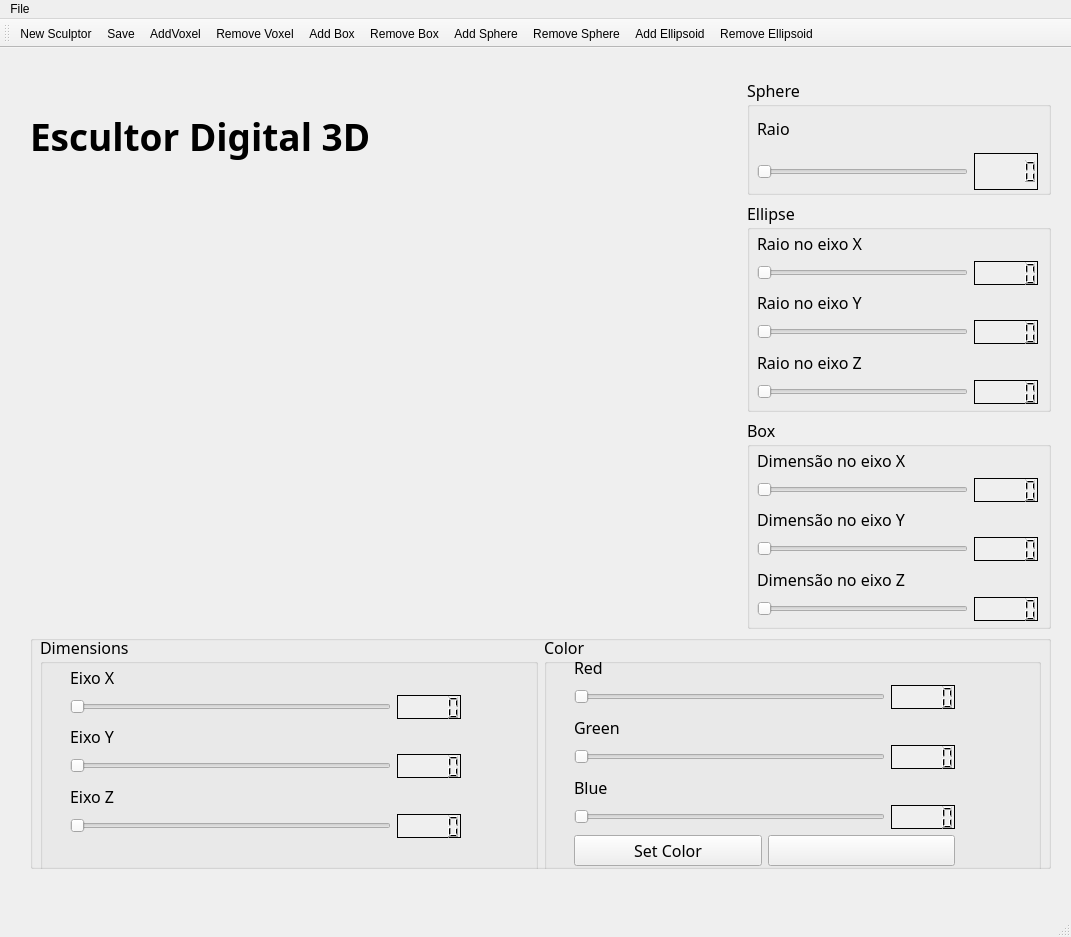
<?xml version="1.0" encoding="UTF-8"?>
<ui version="4.0">
 <class>MainWindow</class>
 <widget class="QMainWindow" name="MainWindow">
  <property name="geometry">
   <rect>
    <x>0</x>
    <y>0</y>
    <width>1071</width>
    <height>937</height>
   </rect>
  </property>
  <property name="windowTitle">
   <string>MainWindow</string>
  </property>
  <property name="layoutDirection">
   <enum>Qt::LeftToRight</enum>
  </property>
  <widget class="QWidget" name="centralwidget">
   <widget class="QWidget" name="">
    <property name="geometry">
     <rect>
      <x>30</x>
      <y>30</y>
      <width>1021</width>
      <height>791</height>
     </rect>
    </property>
    <layout class="QGridLayout" name="gridLayout" rowstretch="15,55,30">
     <item row="0" column="0">
      <layout class="QHBoxLayout" name="horizontalLayout_2" stretch="70,30">
       <item>
        <widget class="QLabel" name="label_2">
         <property name="font">
          <font>
           <family>Exo</family>
           <pointsize>28</pointsize>
           <weight>75</weight>
           <bold>true</bold>
          </font>
         </property>
         <property name="layoutDirection">
          <enum>Qt::LeftToRight</enum>
         </property>
         <property name="text">
          <string>Escultor Digital 3D</string>
         </property>
        </widget>
       </item>
       <item>
        <widget class="QGroupBox" name="groupBoxSphere">
         <property name="font">
          <font>
           <family>Exo</family>
           <pointsize>12</pointsize>
          </font>
         </property>
         <property name="title">
          <string>Sphere</string>
         </property>
         <widget class="QWidget" name="layoutWidget">
          <property name="geometry">
           <rect>
            <x>10</x>
            <y>31</y>
            <width>281</width>
            <height>81</height>
           </rect>
          </property>
          <layout class="QVBoxLayout" name="verticalLayout_2">
           <property name="leftMargin">
            <number>0</number>
           </property>
           <property name="topMargin">
            <number>0</number>
           </property>
           <property name="rightMargin">
            <number>0</number>
           </property>
           <property name="bottomMargin">
            <number>0</number>
           </property>
           <item>
            <widget class="QLabel" name="label">
             <property name="font">
              <font>
               <family>Exo</family>
               <pointsize>12</pointsize>
              </font>
             </property>
             <property name="text">
              <string>Raio</string>
             </property>
            </widget>
           </item>
           <item>
            <layout class="QHBoxLayout" name="horizontalLayout">
             <item>
              <widget class="QSlider" name="horizontalSliderRaio">
               <property name="orientation">
                <enum>Qt::Horizontal</enum>
               </property>
              </widget>
             </item>
             <item>
              <widget class="QLCDNumber" name="lcdNumberRaio">
               <property name="autoFillBackground">
                <bool>true</bool>
               </property>
               <property name="frameShadow">
                <enum>QFrame::Plain</enum>
               </property>
               <property name="smallDecimalPoint">
                <bool>false</bool>
               </property>
              </widget>
             </item>
            </layout>
           </item>
          </layout>
         </widget>
        </widget>
       </item>
      </layout>
     </item>
     <item row="1" column="0">
      <layout class="QHBoxLayout" name="horizontalLayout_12" stretch="70,30">
       <item>
        <widget class="Plotter" name="widgetDraw" native="true"/>
       </item>
       <item>
        <layout class="QVBoxLayout" name="verticalLayout_4">
         <item>
          <widget class="QGroupBox" name="groupBoxEllipse">
           <property name="font">
            <font>
             <family>Exo</family>
             <pointsize>12</pointsize>
            </font>
           </property>
           <property name="title">
            <string>Ellipse</string>
           </property>
           <widget class="QWidget" name="layoutWidget">
            <property name="geometry">
             <rect>
              <x>10</x>
              <y>30</y>
              <width>281</width>
              <height>173</height>
             </rect>
            </property>
            <layout class="QVBoxLayout" name="verticalLayout">
             <item>
              <widget class="QLabel" name="label_3">
               <property name="text">
                <string>Raio no eixo X</string>
               </property>
              </widget>
             </item>
             <item>
              <layout class="QHBoxLayout" name="horizontalLayout_3">
               <item>
                <widget class="QSlider" name="horizontalSliderEllipseRx">
                 <property name="orientation">
                  <enum>Qt::Horizontal</enum>
                 </property>
                </widget>
               </item>
               <item>
                <widget class="QLCDNumber" name="lcdNumberEllipseRx">
                 <property name="autoFillBackground">
                  <bool>true</bool>
                 </property>
                 <property name="frameShadow">
                  <enum>QFrame::Plain</enum>
                 </property>
                </widget>
               </item>
              </layout>
             </item>
             <item>
              <widget class="QLabel" name="label_4">
               <property name="text">
                <string>Raio no eixo Y</string>
               </property>
              </widget>
             </item>
             <item>
              <layout class="QHBoxLayout" name="horizontalLayout_4">
               <item>
                <widget class="QSlider" name="horizontalSliderEllipseRy">
                 <property name="orientation">
                  <enum>Qt::Horizontal</enum>
                 </property>
                </widget>
               </item>
               <item>
                <widget class="QLCDNumber" name="lcdNumberEllipseRy">
                 <property name="autoFillBackground">
                  <bool>true</bool>
                 </property>
                 <property name="frameShadow">
                  <enum>QFrame::Plain</enum>
                 </property>
                </widget>
               </item>
              </layout>
             </item>
             <item>
              <widget class="QLabel" name="label_5">
               <property name="text">
                <string>Raio no eixo Z</string>
               </property>
              </widget>
             </item>
             <item>
              <layout class="QHBoxLayout" name="horizontalLayout_5">
               <item>
                <widget class="QSlider" name="horizontalSliderEllipseRz">
                 <property name="orientation">
                  <enum>Qt::Horizontal</enum>
                 </property>
                </widget>
               </item>
               <item>
                <widget class="QLCDNumber" name="lcdNumberEllipseRz">
                 <property name="autoFillBackground">
                  <bool>true</bool>
                 </property>
                 <property name="frameShadow">
                  <enum>QFrame::Plain</enum>
                 </property>
                </widget>
               </item>
              </layout>
             </item>
            </layout>
           </widget>
          </widget>
         </item>
         <item>
          <widget class="QGroupBox" name="groupBox_3">
           <property name="font">
            <font>
             <family>Exo</family>
             <pointsize>12</pointsize>
            </font>
           </property>
           <property name="title">
            <string>Box</string>
           </property>
           <widget class="QWidget" name="layoutWidget">
            <property name="geometry">
             <rect>
              <x>10</x>
              <y>30</y>
              <width>281</width>
              <height>173</height>
             </rect>
            </property>
            <layout class="QVBoxLayout" name="verticalLayout_3">
             <item>
              <widget class="QLabel" name="label_6">
               <property name="text">
                <string>Dimensão no eixo X</string>
               </property>
              </widget>
             </item>
             <item>
              <layout class="QHBoxLayout" name="horizontalLayout_6">
               <item>
                <widget class="QSlider" name="horizontalSliderBoxX">
                 <property name="orientation">
                  <enum>Qt::Horizontal</enum>
                 </property>
                </widget>
               </item>
               <item>
                <widget class="QLCDNumber" name="lcdNumberBoxX">
                 <property name="autoFillBackground">
                  <bool>true</bool>
                 </property>
                 <property name="frameShadow">
                  <enum>QFrame::Plain</enum>
                 </property>
                </widget>
               </item>
              </layout>
             </item>
             <item>
              <widget class="QLabel" name="label_7">
               <property name="text">
                <string>Dimensão no eixo Y</string>
               </property>
              </widget>
             </item>
             <item>
              <layout class="QHBoxLayout" name="horizontalLayoutBoxY">
               <item>
                <widget class="QSlider" name="horizontalSliderBoxY">
                 <property name="orientation">
                  <enum>Qt::Horizontal</enum>
                 </property>
                </widget>
               </item>
               <item>
                <widget class="QLCDNumber" name="lcdNumberBoxY">
                 <property name="autoFillBackground">
                  <bool>true</bool>
                 </property>
                 <property name="frameShadow">
                  <enum>QFrame::Plain</enum>
                 </property>
                </widget>
               </item>
              </layout>
             </item>
             <item>
              <widget class="QLabel" name="label_8">
               <property name="text">
                <string>Dimensão no eixo Z</string>
               </property>
              </widget>
             </item>
             <item>
              <layout class="QHBoxLayout" name="horizontalLayoutBoxZ">
               <item>
                <widget class="QSlider" name="horizontalSliderBoxZ">
                 <property name="orientation">
                  <enum>Qt::Horizontal</enum>
                 </property>
                </widget>
               </item>
               <item>
                <widget class="QLCDNumber" name="lcdNumberBoxZ">
                 <property name="autoFillBackground">
                  <bool>true</bool>
                 </property>
                 <property name="frameShadow">
                  <enum>QFrame::Plain</enum>
                 </property>
                </widget>
               </item>
              </layout>
             </item>
            </layout>
           </widget>
          </widget>
         </item>
        </layout>
       </item>
      </layout>
     </item>
     <item row="2" column="0">
      <widget class="QGroupBox" name="groupBox_2">
       <property name="title">
        <string/>
       </property>
       <widget class="QWidget" name="layoutWidget">
        <property name="geometry">
         <rect>
          <x>10</x>
          <y>0</y>
          <width>1001</width>
          <height>241</height>
         </rect>
        </property>
        <layout class="QHBoxLayout" name="horizontalLayout_19" stretch="50,50">
         <item>
          <widget class="QGroupBox" name="groupBox_4">
           <property name="font">
            <font>
             <family>Exo</family>
             <pointsize>12</pointsize>
            </font>
           </property>
           <property name="title">
            <string>Dimensions</string>
           </property>
           <widget class="QWidget" name="layoutWidget">
            <property name="geometry">
             <rect>
              <x>30</x>
              <y>30</y>
              <width>391</width>
              <height>173</height>
             </rect>
            </property>
            <layout class="QVBoxLayout" name="verticalLayout_5">
             <item>
              <widget class="QLabel" name="label_9">
               <property name="text">
                <string>Eixo X</string>
               </property>
              </widget>
             </item>
             <item>
              <layout class="QHBoxLayout" name="horizontalLayout_9">
               <item>
                <widget class="QSlider" name="horizontalSliderDX">
                 <property name="orientation">
                  <enum>Qt::Horizontal</enum>
                 </property>
                </widget>
               </item>
               <item>
                <widget class="QLCDNumber" name="lcdNumberDX">
                 <property name="autoFillBackground">
                  <bool>true</bool>
                 </property>
                 <property name="frameShadow">
                  <enum>QFrame::Plain</enum>
                 </property>
                </widget>
               </item>
              </layout>
             </item>
             <item>
              <widget class="QLabel" name="label_10">
               <property name="text">
                <string>Eixo Y</string>
               </property>
              </widget>
             </item>
             <item>
              <layout class="QHBoxLayout" name="horizontalLayout_10">
               <item>
                <widget class="QSlider" name="horizontalSliderDY">
                 <property name="orientation">
                  <enum>Qt::Horizontal</enum>
                 </property>
                </widget>
               </item>
               <item>
                <widget class="QLCDNumber" name="lcdNumberDY">
                 <property name="autoFillBackground">
                  <bool>true</bool>
                 </property>
                 <property name="frameShadow">
                  <enum>QFrame::Plain</enum>
                 </property>
                </widget>
               </item>
              </layout>
             </item>
             <item>
              <widget class="QLabel" name="label_11">
               <property name="text">
                <string>Eixo Z</string>
               </property>
              </widget>
             </item>
             <item>
              <layout class="QHBoxLayout" name="horizontalLayout_11">
               <item>
                <widget class="QSlider" name="horizontalSliderDZ">
                 <property name="orientation">
                  <enum>Qt::Horizontal</enum>
                 </property>
                </widget>
               </item>
               <item>
                <widget class="QLCDNumber" name="lcdNumberDZ">
                 <property name="autoFillBackground">
                  <bool>true</bool>
                 </property>
                 <property name="frameShadow">
                  <enum>QFrame::Plain</enum>
                 </property>
                </widget>
               </item>
              </layout>
             </item>
            </layout>
           </widget>
          </widget>
         </item>
         <item>
          <widget class="QGroupBox" name="groupBox_5">
           <property name="font">
            <font>
             <family>Exo</family>
             <pointsize>12</pointsize>
            </font>
           </property>
           <property name="title">
            <string>Color</string>
           </property>
           <widget class="QWidget" name="layoutWidget">
            <property name="geometry">
             <rect>
              <x>30</x>
              <y>20</y>
              <width>381</width>
              <height>211</height>
             </rect>
            </property>
            <layout class="QVBoxLayout" name="verticalLayout_7">
             <item>
              <widget class="QLabel" name="label_15">
               <property name="text">
                <string>Red</string>
               </property>
              </widget>
             </item>
             <item>
              <layout class="QHBoxLayout" name="horizontalLayout_16">
               <item>
                <widget class="QSlider" name="horizontalSliderRed">
                 <property name="maximum">
                  <number>255</number>
                 </property>
                 <property name="orientation">
                  <enum>Qt::Horizontal</enum>
                 </property>
                </widget>
               </item>
               <item>
                <widget class="QLCDNumber" name="lcdNumberRed">
                 <property name="autoFillBackground">
                  <bool>true</bool>
                 </property>
                 <property name="frameShadow">
                  <enum>QFrame::Plain</enum>
                 </property>
                </widget>
               </item>
              </layout>
             </item>
             <item>
              <widget class="QLabel" name="label_16">
               <property name="text">
                <string>Green</string>
               </property>
              </widget>
             </item>
             <item>
              <layout class="QHBoxLayout" name="horizontalLayout_17">
               <item>
                <widget class="QSlider" name="horizontalSliderGreen">
                 <property name="maximum">
                  <number>255</number>
                 </property>
                 <property name="orientation">
                  <enum>Qt::Horizontal</enum>
                 </property>
                </widget>
               </item>
               <item>
                <widget class="QLCDNumber" name="lcdNumberGreen">
                 <property name="autoFillBackground">
                  <bool>true</bool>
                 </property>
                 <property name="frameShadow">
                  <enum>QFrame::Plain</enum>
                 </property>
                </widget>
               </item>
              </layout>
             </item>
             <item>
              <widget class="QLabel" name="label_17">
               <property name="text">
                <string>Blue</string>
               </property>
              </widget>
             </item>
             <item>
              <layout class="QHBoxLayout" name="horizontalLayout_18">
               <item>
                <widget class="QSlider" name="horizontalSliderBlue">
                 <property name="maximum">
                  <number>255</number>
                 </property>
                 <property name="orientation">
                  <enum>Qt::Horizontal</enum>
                 </property>
                </widget>
               </item>
               <item>
                <widget class="QLCDNumber" name="lcdNumberBle">
                 <property name="autoFillBackground">
                  <bool>true</bool>
                 </property>
                 <property name="frameShadow">
                  <enum>QFrame::Plain</enum>
                 </property>
                </widget>
               </item>
              </layout>
             </item>
             <item>
              <layout class="QHBoxLayout" name="horizontalLayout_15">
               <item>
                <widget class="QPushButton" name="pushButtonColor">
                 <property name="text">
                  <string>Set Color</string>
                 </property>
                </widget>
               </item>
               <item>
                <widget class="QPushButton" name="pushButtonShowColor">
                 <property name="text">
                  <string/>
                 </property>
                </widget>
               </item>
              </layout>
             </item>
            </layout>
           </widget>
          </widget>
         </item>
        </layout>
       </widget>
      </widget>
     </item>
    </layout>
   </widget>
  </widget>
  <widget class="QMenuBar" name="menubar">
   <property name="geometry">
    <rect>
     <x>0</x>
     <y>0</y>
     <width>1071</width>
     <height>20</height>
    </rect>
   </property>
   <widget class="QMenu" name="menuFile">
    <property name="title">
     <string>File</string>
    </property>
    <addaction name="actionNew_Sculptor"/>
    <addaction name="actionQuit"/>
   </widget>
   <addaction name="menuFile"/>
  </widget>
  <widget class="QStatusBar" name="statusbar"/>
  <widget class="QToolBar" name="toolBar">
   <property name="windowTitle">
    <string>toolBar</string>
   </property>
   <attribute name="toolBarArea">
    <enum>TopToolBarArea</enum>
   </attribute>
   <attribute name="toolBarBreak">
    <bool>false</bool>
   </attribute>
   <addaction name="actionNew_Sculptor_2"/>
   <addaction name="actionSave"/>
   <addaction name="actionAddVoxel"/>
   <addaction name="actionRemove_Voxel"/>
   <addaction name="actionAdd_Box"/>
   <addaction name="actionRemove_Box"/>
   <addaction name="actionAdd_Sphere"/>
   <addaction name="actionRemove_Sphere"/>
   <addaction name="actionAdd_Ellipsoid"/>
   <addaction name="actionRemove_Ellipsoid"/>
  </widget>
  <action name="actionNew_Sculptor">
   <property name="text">
    <string>New Sculptor</string>
   </property>
  </action>
  <action name="actionQuit">
   <property name="text">
    <string>Quit</string>
   </property>
  </action>
  <action name="actionNew_Sculptor_2">
   <property name="icon">
    <iconset resource="recursos.qrc">
     <normaloff>:/icons/recursos/new.png</normaloff>:/icons/recursos/new.png</iconset>
   </property>
   <property name="text">
    <string>New Sculptor</string>
   </property>
   <property name="toolTip">
    <string>New Sculptor</string>
   </property>
  </action>
  <action name="actionSave">
   <property name="icon">
    <iconset resource="recursos.qrc">
     <normaloff>:/icons/recursos/salvar.png</normaloff>:/icons/recursos/salvar.png</iconset>
   </property>
   <property name="text">
    <string>Save</string>
   </property>
   <property name="toolTip">
    <string>Save</string>
   </property>
  </action>
  <action name="actionAddVoxel">
   <property name="icon">
    <iconset resource="recursos.qrc">
     <normaloff>:/icons/recursos/inserir_voxel.png</normaloff>:/icons/recursos/inserir_voxel.png</iconset>
   </property>
   <property name="text">
    <string>AddVoxel</string>
   </property>
   <property name="toolTip">
    <string>Add Voxel</string>
   </property>
  </action>
  <action name="actionRemove_Voxel">
   <property name="icon">
    <iconset resource="recursos.qrc">
     <normaloff>:/icons/recursos/remover_voxel.png</normaloff>:/icons/recursos/remover_voxel.png</iconset>
   </property>
   <property name="text">
    <string>Remove Voxel</string>
   </property>
  </action>
  <action name="actionAdd_Sphere">
   <property name="icon">
    <iconset resource="recursos.qrc">
     <normaloff>:/icons/recursos/inserir_esfera.png</normaloff>:/icons/recursos/inserir_esfera.png</iconset>
   </property>
   <property name="text">
    <string>Add Sphere</string>
   </property>
   <property name="toolTip">
    <string>Add Sphere</string>
   </property>
  </action>
  <action name="actionRemove_Sphere">
   <property name="icon">
    <iconset resource="recursos.qrc">
     <normaloff>:/icons/recursos/remover_esfera.png</normaloff>:/icons/recursos/remover_esfera.png</iconset>
   </property>
   <property name="text">
    <string>Remove Sphere</string>
   </property>
   <property name="toolTip">
    <string>Remove Sphere</string>
   </property>
  </action>
  <action name="actionAdd_Box">
   <property name="icon">
    <iconset resource="recursos.qrc">
     <normaloff>:/icons/recursos/inserir_caixa.png</normaloff>:/icons/recursos/inserir_caixa.png</iconset>
   </property>
   <property name="text">
    <string>Add Box</string>
   </property>
   <property name="toolTip">
    <string>Add Box</string>
   </property>
  </action>
  <action name="actionRemove_Box">
   <property name="icon">
    <iconset resource="recursos.qrc">
     <normaloff>:/icons/recursos/remover_caixa.png</normaloff>:/icons/recursos/remover_caixa.png</iconset>
   </property>
   <property name="text">
    <string>Remove Box</string>
   </property>
   <property name="toolTip">
    <string>Remove Box</string>
   </property>
  </action>
  <action name="actionAdd_Ellipsoid">
   <property name="icon">
    <iconset resource="recursos.qrc">
     <normaloff>:/icons/recursos/inserir_elipse.png</normaloff>:/icons/recursos/inserir_elipse.png</iconset>
   </property>
   <property name="text">
    <string>Add Ellipsoid</string>
   </property>
   <property name="toolTip">
    <string>Add Ellipsoid</string>
   </property>
  </action>
  <action name="actionRemove_Ellipsoid">
   <property name="icon">
    <iconset resource="recursos.qrc">
     <normaloff>:/icons/recursos/remover_elipse.png</normaloff>:/icons/recursos/remover_elipse.png</iconset>
   </property>
   <property name="text">
    <string>Remove Ellipsoid</string>
   </property>
   <property name="toolTip">
    <string>Remove Ellipsoid</string>
   </property>
  </action>
 </widget>
 <customwidgets>
  <customwidget>
   <class>Plotter</class>
   <extends>QWidget</extends>
   <header>plotter.h</header>
   <container>1</container>
  </customwidget>
 </customwidgets>
 <resources>
  <include location="recursos.qrc"/>
 </resources>
 <connections>
  <connection>
   <sender>horizontalSliderRaio</sender>
   <signal>valueChanged(int)</signal>
   <receiver>lcdNumberRaio</receiver>
   <slot>display(int)</slot>
   <hints>
    <hint type="sourcelabel">
     <x>960</x>
     <y>187</y>
    </hint>
    <hint type="destinationlabel">
     <x>1030</x>
     <y>199</y>
    </hint>
   </hints>
  </connection>
  <connection>
   <sender>horizontalSliderEllipseRx</sender>
   <signal>valueChanged(int)</signal>
   <receiver>lcdNumberEllipseRx</receiver>
   <slot>display(int)</slot>
   <hints>
    <hint type="sourcelabel">
     <x>805</x>
     <y>292</y>
    </hint>
    <hint type="destinationlabel">
     <x>1035</x>
     <y>296</y>
    </hint>
   </hints>
  </connection>
  <connection>
   <sender>horizontalSliderEllipseRy</sender>
   <signal>valueChanged(int)</signal>
   <receiver>lcdNumberEllipseRy</receiver>
   <slot>display(int)</slot>
   <hints>
    <hint type="sourcelabel">
     <x>789</x>
     <y>351</y>
    </hint>
    <hint type="destinationlabel">
     <x>1035</x>
     <y>355</y>
    </hint>
   </hints>
  </connection>
  <connection>
   <sender>horizontalSliderEllipseRz</sender>
   <signal>valueChanged(int)</signal>
   <receiver>lcdNumberEllipseRz</receiver>
   <slot>display(int)</slot>
   <hints>
    <hint type="sourcelabel">
     <x>800</x>
     <y>409</y>
    </hint>
    <hint type="destinationlabel">
     <x>1035</x>
     <y>413</y>
    </hint>
   </hints>
  </connection>
  <connection>
   <sender>horizontalSliderBoxX</sender>
   <signal>valueChanged(int)</signal>
   <receiver>lcdNumberBoxX</receiver>
   <slot>display(int)</slot>
   <hints>
    <hint type="sourcelabel">
     <x>800</x>
     <y>507</y>
    </hint>
    <hint type="destinationlabel">
     <x>1035</x>
     <y>511</y>
    </hint>
   </hints>
  </connection>
  <connection>
   <sender>horizontalSliderBoxY</sender>
   <signal>valueChanged(int)</signal>
   <receiver>lcdNumberBoxY</receiver>
   <slot>display(int)</slot>
   <hints>
    <hint type="sourcelabel">
     <x>815</x>
     <y>566</y>
    </hint>
    <hint type="destinationlabel">
     <x>1035</x>
     <y>570</y>
    </hint>
   </hints>
  </connection>
  <connection>
   <sender>horizontalSliderBoxZ</sender>
   <signal>valueChanged(int)</signal>
   <receiver>lcdNumberBoxZ</receiver>
   <slot>display(int)</slot>
   <hints>
    <hint type="sourcelabel">
     <x>813</x>
     <y>624</y>
    </hint>
    <hint type="destinationlabel">
     <x>1035</x>
     <y>628</y>
    </hint>
   </hints>
  </connection>
  <connection>
   <sender>horizontalSliderDX</sender>
   <signal>valueChanged(int)</signal>
   <receiver>lcdNumberDX</receiver>
   <slot>display(int)</slot>
   <hints>
    <hint type="sourcelabel">
     <x>305</x>
     <y>736</y>
    </hint>
    <hint type="destinationlabel">
     <x>460</x>
     <y>740</y>
    </hint>
   </hints>
  </connection>
  <connection>
   <sender>horizontalSliderDY</sender>
   <signal>valueChanged(int)</signal>
   <receiver>lcdNumberDY</receiver>
   <slot>display(int)</slot>
   <hints>
    <hint type="sourcelabel">
     <x>286</x>
     <y>786</y>
    </hint>
    <hint type="destinationlabel">
     <x>460</x>
     <y>790</y>
    </hint>
   </hints>
  </connection>
  <connection>
   <sender>horizontalSliderDZ</sender>
   <signal>valueChanged(int)</signal>
   <receiver>lcdNumberDZ</receiver>
   <slot>display(int)</slot>
   <hints>
    <hint type="sourcelabel">
     <x>354</x>
     <y>836</y>
    </hint>
    <hint type="destinationlabel">
     <x>460</x>
     <y>840</y>
    </hint>
   </hints>
  </connection>
  <connection>
   <sender>horizontalSliderRed</sender>
   <signal>valueChanged(int)</signal>
   <receiver>lcdNumberRed</receiver>
   <slot>display(int)</slot>
   <hints>
    <hint type="sourcelabel">
     <x>883</x>
     <y>726</y>
    </hint>
    <hint type="destinationlabel">
     <x>953</x>
     <y>730</y>
    </hint>
   </hints>
  </connection>
  <connection>
   <sender>horizontalSliderGreen</sender>
   <signal>valueChanged(int)</signal>
   <receiver>lcdNumberGreen</receiver>
   <slot>display(int)</slot>
   <hints>
    <hint type="sourcelabel">
     <x>883</x>
     <y>776</y>
    </hint>
    <hint type="destinationlabel">
     <x>953</x>
     <y>780</y>
    </hint>
   </hints>
  </connection>
  <connection>
   <sender>horizontalSliderBlue</sender>
   <signal>valueChanged(int)</signal>
   <receiver>lcdNumberBle</receiver>
   <slot>display(int)</slot>
   <hints>
    <hint type="sourcelabel">
     <x>883</x>
     <y>826</y>
    </hint>
    <hint type="destinationlabel">
     <x>953</x>
     <y>830</y>
    </hint>
   </hints>
  </connection>
 </connections>
</ui>
